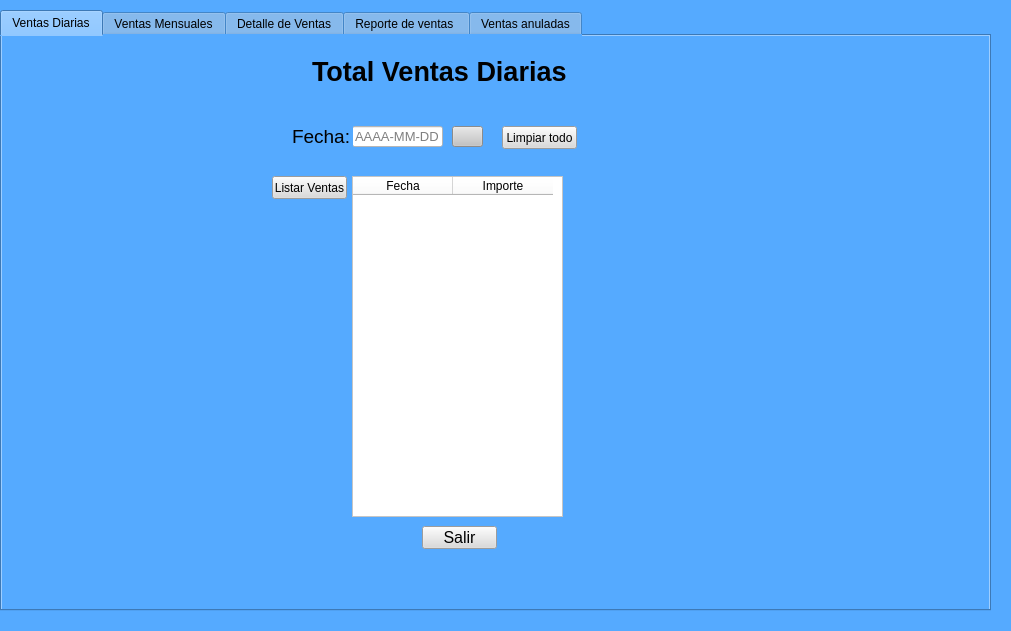
<?xml version="1.0" encoding="UTF-8"?>
<ui version="4.0">
 <class>informeDeVentas</class>
 <widget class="QWidget" name="informeDeVentas">
  <property name="geometry">
   <rect>
    <x>0</x>
    <y>0</y>
    <width>1011</width>
    <height>631</height>
   </rect>
  </property>
  <property name="windowTitle">
   <string>Informe de ventas</string>
  </property>
  <property name="styleSheet">
   <string notr="true">background-color: rgb(85, 170, 255);</string>
  </property>
  <widget class="QTabWidget" name="tabWidget">
   <property name="geometry">
    <rect>
     <x>0</x>
     <y>10</y>
     <width>991</width>
     <height>601</height>
    </rect>
   </property>
   <property name="currentIndex">
    <number>0</number>
   </property>
   <widget class="QWidget" name="tab">
    <attribute name="title">
     <string>Ventas Diarias</string>
    </attribute>
    <widget class="QTableWidget" name="tableWidget">
     <property name="enabled">
      <bool>true</bool>
     </property>
     <property name="geometry">
      <rect>
       <x>350</x>
       <y>140</y>
       <width>211</width>
       <height>341</height>
      </rect>
     </property>
     <property name="styleSheet">
      <string notr="true">background-color: rgb(255, 255, 255);</string>
     </property>
     <property name="sizeAdjustPolicy">
      <enum>QAbstractScrollArea::AdjustToContents</enum>
     </property>
     <column>
      <property name="text">
       <string>Fecha</string>
      </property>
     </column>
     <column>
      <property name="text">
       <string>Importe</string>
      </property>
     </column>
    </widget>
    <widget class="QPushButton" name="Btn_Volver">
     <property name="geometry">
      <rect>
       <x>420</x>
       <y>490</y>
       <width>75</width>
       <height>23</height>
      </rect>
     </property>
     <property name="font">
      <font>
       <pointsize>12</pointsize>
      </font>
     </property>
     <property name="styleSheet">
      <string notr="true">background-color: rgb(218, 218, 218);</string>
     </property>
     <property name="text">
      <string>Salir</string>
     </property>
    </widget>
    <widget class="QPushButton" name="Btn_Ver_Importes">
     <property name="geometry">
      <rect>
       <x>270</x>
       <y>140</y>
       <width>75</width>
       <height>23</height>
      </rect>
     </property>
     <property name="styleSheet">
      <string notr="true">background-color: rgb(218, 218, 218);</string>
     </property>
     <property name="text">
      <string>Listar Ventas</string>
     </property>
    </widget>
    <widget class="QLabel" name="label_4">
     <property name="geometry">
      <rect>
       <x>310</x>
       <y>10</y>
       <width>281</width>
       <height>51</height>
      </rect>
     </property>
     <property name="font">
      <font>
       <pointsize>20</pointsize>
       <weight>75</weight>
       <bold>true</bold>
      </font>
     </property>
     <property name="text">
      <string>Total Ventas Diarias</string>
     </property>
    </widget>
    <widget class="QLineEdit" name="input_fecha_diaria">
     <property name="geometry">
      <rect>
       <x>350</x>
       <y>90</y>
       <width>91</width>
       <height>21</height>
      </rect>
     </property>
     <property name="font">
      <font>
       <pointsize>10</pointsize>
      </font>
     </property>
     <property name="styleSheet">
      <string notr="true">background-color: rgb(255, 255, 255);</string>
     </property>
     <property name="maxLength">
      <number>10</number>
     </property>
     <property name="placeholderText">
      <string>AAAA-MM-DD</string>
     </property>
    </widget>
    <widget class="QPushButton" name="btn_fecha_diaria">
     <property name="geometry">
      <rect>
       <x>450</x>
       <y>90</y>
       <width>31</width>
       <height>21</height>
      </rect>
     </property>
     <property name="styleSheet">
      <string notr="true">background-color: rgb(195, 195, 195);
</string>
     </property>
     <property name="text">
      <string/>
     </property>
     <property name="icon">
      <iconset>
       <normaloff>../Imagenes/vector-find-icon.jpg</normaloff>../Imagenes/vector-find-icon.jpg</iconset>
     </property>
    </widget>
    <widget class="QLabel" name="label_10">
     <property name="geometry">
      <rect>
       <x>290</x>
       <y>90</y>
       <width>61</width>
       <height>21</height>
      </rect>
     </property>
     <property name="font">
      <font>
       <pointsize>14</pointsize>
      </font>
     </property>
     <property name="text">
      <string>Fecha:</string>
     </property>
    </widget>
    <widget class="QPushButton" name="Btn_limpiar1">
     <property name="geometry">
      <rect>
       <x>500</x>
       <y>90</y>
       <width>75</width>
       <height>23</height>
      </rect>
     </property>
     <property name="styleSheet">
      <string notr="true">background-color: rgb(218, 218, 218);</string>
     </property>
     <property name="text">
      <string>Limpiar todo</string>
     </property>
    </widget>
   </widget>
   <widget class="QWidget" name="tab_2">
    <attribute name="title">
     <string>Ventas Mensuales</string>
    </attribute>
    <widget class="QTableWidget" name="tableWidget_2">
     <property name="enabled">
      <bool>true</bool>
     </property>
     <property name="geometry">
      <rect>
       <x>340</x>
       <y>100</y>
       <width>221</width>
       <height>361</height>
      </rect>
     </property>
     <property name="styleSheet">
      <string notr="true">background-color: rgb(255, 255, 255);</string>
     </property>
     <property name="sizeAdjustPolicy">
      <enum>QAbstractScrollArea::AdjustToContents</enum>
     </property>
     <column>
      <property name="text">
       <string>Mes</string>
      </property>
     </column>
     <column>
      <property name="text">
       <string>Importe</string>
      </property>
     </column>
    </widget>
    <widget class="QPushButton" name="Btn_volver2">
     <property name="geometry">
      <rect>
       <x>410</x>
       <y>470</y>
       <width>75</width>
       <height>23</height>
      </rect>
     </property>
     <property name="font">
      <font>
       <pointsize>12</pointsize>
      </font>
     </property>
     <property name="styleSheet">
      <string notr="true">background-color: rgb(218, 218, 218);</string>
     </property>
     <property name="text">
      <string>Salir</string>
     </property>
    </widget>
    <widget class="QPushButton" name="Btn_ventas_mensuales">
     <property name="geometry">
      <rect>
       <x>260</x>
       <y>100</y>
       <width>75</width>
       <height>23</height>
      </rect>
     </property>
     <property name="styleSheet">
      <string notr="true">background-color: rgb(218, 218, 218);</string>
     </property>
     <property name="text">
      <string>Listar Ventas</string>
     </property>
    </widget>
    <widget class="QLabel" name="label_5">
     <property name="geometry">
      <rect>
       <x>290</x>
       <y>10</y>
       <width>341</width>
       <height>51</height>
      </rect>
     </property>
     <property name="font">
      <font>
       <pointsize>20</pointsize>
       <weight>75</weight>
       <bold>true</bold>
      </font>
     </property>
     <property name="text">
      <string>Total ventas mensuales</string>
     </property>
    </widget>
    <widget class="QPushButton" name="Btn_limpiar2">
     <property name="geometry">
      <rect>
       <x>570</x>
       <y>100</y>
       <width>75</width>
       <height>23</height>
      </rect>
     </property>
     <property name="styleSheet">
      <string notr="true">background-color: rgb(218, 218, 218);</string>
     </property>
     <property name="text">
      <string>Limpiar todo</string>
     </property>
    </widget>
   </widget>
   <widget class="QWidget" name="tab_3">
    <attribute name="title">
     <string>Detalle de Ventas</string>
    </attribute>
    <widget class="QTableWidget" name="tableWidget_3">
     <property name="enabled">
      <bool>true</bool>
     </property>
     <property name="geometry">
      <rect>
       <x>40</x>
       <y>200</y>
       <width>861</width>
       <height>291</height>
      </rect>
     </property>
     <property name="styleSheet">
      <string notr="true">background-color: rgb(255, 255, 255);</string>
     </property>
     <property name="sizeAdjustPolicy">
      <enum>QAbstractScrollArea::AdjustToContents</enum>
     </property>
     <column>
      <property name="text">
       <string>Fecha</string>
      </property>
     </column>
     <column>
      <property name="text">
       <string>Nro Comprobante</string>
      </property>
     </column>
     <column>
      <property name="text">
       <string>CodCliente</string>
      </property>
     </column>
     <column>
      <property name="text">
       <string>CodProducto</string>
      </property>
     </column>
     <column>
      <property name="text">
       <string>Cantidad</string>
      </property>
     </column>
     <column>
      <property name="text">
       <string>Producto</string>
      </property>
     </column>
     <column>
      <property name="text">
       <string>Precio Unitario</string>
      </property>
     </column>
     <column>
      <property name="text">
       <string>Subtotal</string>
      </property>
     </column>
    </widget>
    <widget class="QLineEdit" name="search_nroFactura">
     <property name="geometry">
      <rect>
       <x>472</x>
       <y>100</y>
       <width>91</width>
       <height>21</height>
      </rect>
     </property>
     <property name="font">
      <font>
       <pointsize>10</pointsize>
      </font>
     </property>
     <property name="styleSheet">
      <string notr="true">background-color: rgb(255, 255, 255);</string>
     </property>
     <property name="maxLength">
      <number>5</number>
     </property>
    </widget>
    <widget class="QPushButton" name="Boton_Buscar_nroFactura">
     <property name="geometry">
      <rect>
       <x>570</x>
       <y>100</y>
       <width>31</width>
       <height>21</height>
      </rect>
     </property>
     <property name="styleSheet">
      <string notr="true">background-color: rgb(195, 195, 195);
</string>
     </property>
     <property name="text">
      <string/>
     </property>
     <property name="icon">
      <iconset>
       <normaloff>../Imagenes/vector-find-icon.jpg</normaloff>../Imagenes/vector-find-icon.jpg</iconset>
     </property>
    </widget>
    <widget class="QLabel" name="label_3">
     <property name="geometry">
      <rect>
       <x>280</x>
       <y>100</y>
       <width>191</width>
       <height>21</height>
      </rect>
     </property>
     <property name="font">
      <font>
       <pointsize>14</pointsize>
      </font>
     </property>
     <property name="text">
      <string> Nro de Comprobante</string>
     </property>
    </widget>
    <widget class="QPushButton" name="Btn_volver3">
     <property name="geometry">
      <rect>
       <x>420</x>
       <y>510</y>
       <width>75</width>
       <height>23</height>
      </rect>
     </property>
     <property name="font">
      <font>
       <pointsize>12</pointsize>
      </font>
     </property>
     <property name="styleSheet">
      <string notr="true">background-color: rgb(218, 218, 218);</string>
     </property>
     <property name="text">
      <string>Salir</string>
     </property>
    </widget>
    <widget class="QPushButton" name="Btn_listar">
     <property name="geometry">
      <rect>
       <x>40</x>
       <y>170</y>
       <width>75</width>
       <height>23</height>
      </rect>
     </property>
     <property name="styleSheet">
      <string notr="true">background-color: rgb(218, 218, 218);</string>
     </property>
     <property name="text">
      <string>Listar Ventas</string>
     </property>
    </widget>
    <widget class="QLabel" name="label_6">
     <property name="geometry">
      <rect>
       <x>310</x>
       <y>10</y>
       <width>271</width>
       <height>41</height>
      </rect>
     </property>
     <property name="font">
      <font>
       <pointsize>20</pointsize>
       <weight>75</weight>
       <bold>true</bold>
      </font>
     </property>
     <property name="text">
      <string>Detalle de ventas</string>
     </property>
    </widget>
    <widget class="QPushButton" name="btn_buscar_fecha1">
     <property name="geometry">
      <rect>
       <x>220</x>
       <y>100</y>
       <width>31</width>
       <height>21</height>
      </rect>
     </property>
     <property name="styleSheet">
      <string notr="true">background-color: rgb(195, 195, 195);
</string>
     </property>
     <property name="text">
      <string/>
     </property>
     <property name="icon">
      <iconset>
       <normaloff>../Imagenes/vector-find-icon.jpg</normaloff>../Imagenes/vector-find-icon.jpg</iconset>
     </property>
    </widget>
    <widget class="QLabel" name="label_9">
     <property name="geometry">
      <rect>
       <x>60</x>
       <y>100</y>
       <width>61</width>
       <height>21</height>
      </rect>
     </property>
     <property name="font">
      <font>
       <pointsize>14</pointsize>
      </font>
     </property>
     <property name="text">
      <string>Fecha:</string>
     </property>
    </widget>
    <widget class="QLineEdit" name="input_fecha">
     <property name="geometry">
      <rect>
       <x>120</x>
       <y>100</y>
       <width>91</width>
       <height>21</height>
      </rect>
     </property>
     <property name="font">
      <font>
       <pointsize>10</pointsize>
      </font>
     </property>
     <property name="styleSheet">
      <string notr="true">background-color: rgb(255, 255, 255);</string>
     </property>
     <property name="maxLength">
      <number>10</number>
     </property>
     <property name="placeholderText">
      <string>AAAA-MM-DD</string>
     </property>
    </widget>
    <widget class="QComboBox" name="comboBox_pago">
     <property name="geometry">
      <rect>
       <x>760</x>
       <y>100</y>
       <width>141</width>
       <height>22</height>
      </rect>
     </property>
     <property name="styleSheet">
      <string notr="true">background-color: rgb(227, 227, 227);</string>
     </property>
     <item>
      <property name="text">
       <string>Todos</string>
      </property>
     </item>
     <item>
      <property name="text">
       <string>Efectivo</string>
      </property>
     </item>
     <item>
      <property name="text">
       <string>Tarjeta de Débito</string>
      </property>
     </item>
     <item>
      <property name="text">
       <string>Tarjeta de Credito</string>
      </property>
     </item>
     <item>
      <property name="text">
       <string>Transferencia Bancaria</string>
      </property>
     </item>
     <item>
      <property name="text">
       <string>Pago QR</string>
      </property>
     </item>
     <item>
      <property name="text">
       <string>Cheque</string>
      </property>
     </item>
    </widget>
    <widget class="QLabel" name="label_11">
     <property name="geometry">
      <rect>
       <x>630</x>
       <y>100</y>
       <width>131</width>
       <height>21</height>
      </rect>
     </property>
     <property name="font">
      <font>
       <pointsize>14</pointsize>
      </font>
     </property>
     <property name="text">
      <string>Condición Pago</string>
     </property>
    </widget>
    <widget class="QPushButton" name="Btn_limpiar3">
     <property name="geometry">
      <rect>
       <x>220</x>
       <y>170</y>
       <width>75</width>
       <height>23</height>
      </rect>
     </property>
     <property name="styleSheet">
      <string notr="true">background-color: rgb(218, 218, 218);</string>
     </property>
     <property name="text">
      <string>Limpiar todo</string>
     </property>
    </widget>
   </widget>
   <widget class="QWidget" name="tab_4">
    <attribute name="title">
     <string>Reporte de ventas </string>
    </attribute>
    <widget class="QLabel" name="label_7">
     <property name="geometry">
      <rect>
       <x>290</x>
       <y>10</y>
       <width>251</width>
       <height>41</height>
      </rect>
     </property>
     <property name="font">
      <font>
       <pointsize>20</pointsize>
       <weight>75</weight>
       <bold>true</bold>
      </font>
     </property>
     <property name="text">
      <string>Reporte de ventas</string>
     </property>
    </widget>
    <widget class="QTableWidget" name="tableWidget_4">
     <property name="enabled">
      <bool>true</bool>
     </property>
     <property name="geometry">
      <rect>
       <x>160</x>
       <y>200</y>
       <width>431</width>
       <height>291</height>
      </rect>
     </property>
     <property name="styleSheet">
      <string notr="true">background-color: rgb(255, 255, 255);</string>
     </property>
     <property name="sizeAdjustPolicy">
      <enum>QAbstractScrollArea::AdjustToContents</enum>
     </property>
     <column>
      <property name="text">
       <string>Fecha</string>
      </property>
     </column>
     <column>
      <property name="text">
       <string>Nro Comprobante</string>
      </property>
     </column>
     <column>
      <property name="text">
       <string>Total</string>
      </property>
     </column>
     <column>
      <property name="text">
       <string>Vendedor</string>
      </property>
     </column>
    </widget>
    <widget class="QPushButton" name="Btn_listar_2">
     <property name="geometry">
      <rect>
       <x>70</x>
       <y>200</y>
       <width>75</width>
       <height>23</height>
      </rect>
     </property>
     <property name="styleSheet">
      <string notr="true">background-color: rgb(218, 218, 218);</string>
     </property>
     <property name="text">
      <string>Listar Ventas</string>
     </property>
    </widget>
    <widget class="QPushButton" name="Btn_volver_4">
     <property name="geometry">
      <rect>
       <x>340</x>
       <y>510</y>
       <width>75</width>
       <height>23</height>
      </rect>
     </property>
     <property name="font">
      <font>
       <pointsize>12</pointsize>
      </font>
     </property>
     <property name="styleSheet">
      <string notr="true">background-color: rgb(218, 218, 218);</string>
     </property>
     <property name="text">
      <string>Salir</string>
     </property>
    </widget>
    <widget class="QPushButton" name="btn_imprimir">
     <property name="geometry">
      <rect>
       <x>60</x>
       <y>300</y>
       <width>91</width>
       <height>23</height>
      </rect>
     </property>
     <property name="styleSheet">
      <string notr="true">background-color: rgb(218, 218, 218);</string>
     </property>
     <property name="text">
      <string>Imprimir Reporte</string>
     </property>
    </widget>
    <widget class="QLineEdit" name="search_fecha">
     <property name="geometry">
      <rect>
       <x>230</x>
       <y>100</y>
       <width>91</width>
       <height>21</height>
      </rect>
     </property>
     <property name="font">
      <font>
       <pointsize>10</pointsize>
      </font>
     </property>
     <property name="styleSheet">
      <string notr="true">background-color: rgb(255, 255, 255);</string>
     </property>
     <property name="maxLength">
      <number>10</number>
     </property>
     <property name="placeholderText">
      <string>AAAA-MM-DD</string>
     </property>
    </widget>
    <widget class="QLabel" name="label_8">
     <property name="geometry">
      <rect>
       <x>160</x>
       <y>100</y>
       <width>61</width>
       <height>21</height>
      </rect>
     </property>
     <property name="font">
      <font>
       <pointsize>14</pointsize>
      </font>
     </property>
     <property name="text">
      <string>Fecha:</string>
     </property>
    </widget>
    <widget class="QPushButton" name="btn_buscarFecha">
     <property name="geometry">
      <rect>
       <x>330</x>
       <y>100</y>
       <width>31</width>
       <height>21</height>
      </rect>
     </property>
     <property name="styleSheet">
      <string notr="true">background-color: rgb(195, 195, 195);
</string>
     </property>
     <property name="text">
      <string/>
     </property>
     <property name="icon">
      <iconset>
       <normaloff>../Imagenes/vector-find-icon.jpg</normaloff>../Imagenes/vector-find-icon.jpg</iconset>
     </property>
    </widget>
    <widget class="QLabel" name="label_12">
     <property name="geometry">
      <rect>
       <x>160</x>
       <y>150</y>
       <width>131</width>
       <height>21</height>
      </rect>
     </property>
     <property name="font">
      <font>
       <pointsize>14</pointsize>
      </font>
     </property>
     <property name="text">
      <string>Condición Pago</string>
     </property>
    </widget>
    <widget class="QComboBox" name="comboBox_pago_2">
     <property name="geometry">
      <rect>
       <x>290</x>
       <y>150</y>
       <width>141</width>
       <height>22</height>
      </rect>
     </property>
     <property name="styleSheet">
      <string notr="true">background-color: rgb(227, 227, 227);</string>
     </property>
     <item>
      <property name="text">
       <string>Todos</string>
      </property>
     </item>
     <item>
      <property name="text">
       <string>Efectivo</string>
      </property>
     </item>
     <item>
      <property name="text">
       <string>Tarjeta de Débito</string>
      </property>
     </item>
     <item>
      <property name="text">
       <string>Tarjeta de Credito</string>
      </property>
     </item>
     <item>
      <property name="text">
       <string>Transferencia Bancaria</string>
      </property>
     </item>
     <item>
      <property name="text">
       <string>Pago QR</string>
      </property>
     </item>
     <item>
      <property name="text">
       <string>Cheque</string>
      </property>
     </item>
    </widget>
    <widget class="QPushButton" name="btn_anularVenta">
     <property name="geometry">
      <rect>
       <x>710</x>
       <y>370</y>
       <width>91</width>
       <height>23</height>
      </rect>
     </property>
     <property name="styleSheet">
      <string notr="true">background-color: rgb(218, 218, 218);
color: rgb(255, 255, 255);
background-color: rgb(255, 0, 0);</string>
     </property>
     <property name="text">
      <string>Anular Venta</string>
     </property>
    </widget>
    <widget class="QTextEdit" name="input_motivo">
     <property name="geometry">
      <rect>
       <x>610</x>
       <y>200</y>
       <width>300</width>
       <height>150</height>
      </rect>
     </property>
     <property name="maximumSize">
      <size>
       <width>300</width>
       <height>150</height>
      </size>
     </property>
     <property name="styleSheet">
      <string notr="true">background-color: rgb(255, 255, 255);</string>
     </property>
     <property name="placeholderText">
      <string>Escriba aquí el motivo de anulación de venta</string>
     </property>
    </widget>
    <widget class="QLabel" name="label_2">
     <property name="geometry">
      <rect>
       <x>610</x>
       <y>170</y>
       <width>251</width>
       <height>21</height>
      </rect>
     </property>
     <property name="styleSheet">
      <string notr="true">font: 14pt &quot;MS Shell Dlg 2&quot;;</string>
     </property>
     <property name="text">
      <string>Motivo de anulación de venta</string>
     </property>
    </widget>
    <widget class="QPushButton" name="Btn_limpiar4">
     <property name="geometry">
      <rect>
       <x>380</x>
       <y>100</y>
       <width>75</width>
       <height>23</height>
      </rect>
     </property>
     <property name="styleSheet">
      <string notr="true">background-color: rgb(218, 218, 218);</string>
     </property>
     <property name="text">
      <string>Limpiar todo</string>
     </property>
    </widget>
   </widget>
   <widget class="QWidget" name="tab_5">
    <attribute name="title">
     <string>Ventas anuladas</string>
    </attribute>
    <widget class="QPushButton" name="Btn_volver_5">
     <property name="geometry">
      <rect>
       <x>430</x>
       <y>530</y>
       <width>75</width>
       <height>23</height>
      </rect>
     </property>
     <property name="styleSheet">
      <string notr="true">background-color: rgb(218, 218, 218);
font: 12pt &quot;MS Shell Dlg 2&quot;;</string>
     </property>
     <property name="text">
      <string>Salir</string>
     </property>
    </widget>
    <widget class="QLabel" name="label_15">
     <property name="geometry">
      <rect>
       <x>330</x>
       <y>10</y>
       <width>251</width>
       <height>41</height>
      </rect>
     </property>
     <property name="font">
      <font>
       <pointsize>20</pointsize>
       <weight>75</weight>
       <bold>true</bold>
      </font>
     </property>
     <property name="text">
      <string>Ventas Anuladas</string>
     </property>
    </widget>
    <widget class="QTableWidget" name="tableWidget_5">
     <property name="enabled">
      <bool>true</bool>
     </property>
     <property name="geometry">
      <rect>
       <x>150</x>
       <y>150</y>
       <width>631</width>
       <height>171</height>
      </rect>
     </property>
     <property name="styleSheet">
      <string notr="true">background-color: rgb(255, 255, 255);</string>
     </property>
     <property name="sizeAdjustPolicy">
      <enum>QAbstractScrollArea::AdjustToContents</enum>
     </property>
     <column>
      <property name="text">
       <string>Fecha</string>
      </property>
     </column>
     <column>
      <property name="text">
       <string>Nro Comprobante</string>
      </property>
     </column>
     <column>
      <property name="text">
       <string>Total</string>
      </property>
     </column>
     <column>
      <property name="text">
       <string>codCliente</string>
      </property>
     </column>
     <column>
      <property name="text">
       <string>Vendedor</string>
      </property>
     </column>
     <column>
      <property name="text">
       <string>Anuló</string>
      </property>
     </column>
    </widget>
    <widget class="QPushButton" name="Btn_listar_3">
     <property name="geometry">
      <rect>
       <x>70</x>
       <y>150</y>
       <width>75</width>
       <height>23</height>
      </rect>
     </property>
     <property name="styleSheet">
      <string notr="true">background-color: rgb(218, 218, 218);</string>
     </property>
     <property name="text">
      <string>Listar Ventas</string>
     </property>
    </widget>
    <widget class="QLabel" name="label">
     <property name="geometry">
      <rect>
       <x>590</x>
       <y>340</y>
       <width>81</width>
       <height>31</height>
      </rect>
     </property>
     <property name="styleSheet">
      <string notr="true">font: 18pt &quot;MS Shell Dlg 2&quot;;</string>
     </property>
     <property name="text">
      <string>Motivo</string>
     </property>
    </widget>
    <widget class="QPushButton" name="btn_buscarComprobante">
     <property name="geometry">
      <rect>
       <x>400</x>
       <y>80</y>
       <width>31</width>
       <height>21</height>
      </rect>
     </property>
     <property name="styleSheet">
      <string notr="true">background-color: rgb(195, 195, 195);
</string>
     </property>
     <property name="text">
      <string/>
     </property>
     <property name="icon">
      <iconset>
       <normaloff>../Imagenes/vector-find-icon.jpg</normaloff>../Imagenes/vector-find-icon.jpg</iconset>
     </property>
    </widget>
    <widget class="QLineEdit" name="search_comprobante">
     <property name="geometry">
      <rect>
       <x>310</x>
       <y>80</y>
       <width>81</width>
       <height>21</height>
      </rect>
     </property>
     <property name="font">
      <font>
       <pointsize>10</pointsize>
      </font>
     </property>
     <property name="styleSheet">
      <string notr="true">background-color: rgb(255, 255, 255);</string>
     </property>
     <property name="maxLength">
      <number>5</number>
     </property>
     <property name="placeholderText">
      <string/>
     </property>
    </widget>
    <widget class="QLabel" name="label_14">
     <property name="geometry">
      <rect>
       <x>150</x>
       <y>80</y>
       <width>151</width>
       <height>21</height>
      </rect>
     </property>
     <property name="font">
      <font>
       <pointsize>14</pointsize>
      </font>
     </property>
     <property name="text">
      <string>Nro Comprobante</string>
     </property>
    </widget>
    <widget class="QTextEdit" name="motivo_anulacion">
     <property name="geometry">
      <rect>
       <x>590</x>
       <y>370</y>
       <width>191</width>
       <height>141</height>
      </rect>
     </property>
     <property name="maximumSize">
      <size>
       <width>300</width>
       <height>150</height>
      </size>
     </property>
     <property name="styleSheet">
      <string notr="true">background-color: rgb(255, 255, 255);</string>
     </property>
    </widget>
    <widget class="QPushButton" name="btn_verMotivo">
     <property name="geometry">
      <rect>
       <x>60</x>
       <y>370</y>
       <width>81</width>
       <height>23</height>
      </rect>
     </property>
     <property name="styleSheet">
      <string notr="true">background-color: rgb(218, 218, 218);</string>
     </property>
     <property name="text">
      <string>Mostrar Detalle</string>
     </property>
    </widget>
    <widget class="QTableWidget" name="tableWidget_6">
     <property name="enabled">
      <bool>true</bool>
     </property>
     <property name="geometry">
      <rect>
       <x>150</x>
       <y>370</y>
       <width>421</width>
       <height>141</height>
      </rect>
     </property>
     <property name="styleSheet">
      <string notr="true">background-color: rgb(255, 255, 255);</string>
     </property>
     <property name="sizeAdjustPolicy">
      <enum>QAbstractScrollArea::AdjustToContents</enum>
     </property>
     <column>
      <property name="text">
       <string>Producto</string>
      </property>
     </column>
     <column>
      <property name="text">
       <string>cantidad</string>
      </property>
     </column>
     <column>
      <property name="text">
       <string>Precio Unit</string>
      </property>
     </column>
     <column>
      <property name="text">
       <string>Subtotal</string>
      </property>
     </column>
    </widget>
    <widget class="QLabel" name="label_13">
     <property name="geometry">
      <rect>
       <x>310</x>
       <y>340</y>
       <width>91</width>
       <height>31</height>
      </rect>
     </property>
     <property name="styleSheet">
      <string notr="true">font: 18pt &quot;MS Shell Dlg 2&quot;;</string>
     </property>
     <property name="text">
      <string>Detalle</string>
     </property>
    </widget>
    <widget class="QPushButton" name="Btn_limpiar5">
     <property name="geometry">
      <rect>
       <x>450</x>
       <y>80</y>
       <width>75</width>
       <height>23</height>
      </rect>
     </property>
     <property name="styleSheet">
      <string notr="true">background-color: rgb(218, 218, 218);</string>
     </property>
     <property name="text">
      <string>Limpiar todo</string>
     </property>
    </widget>
   </widget>
  </widget>
 </widget>
 <resources/>
 <connections/>
</ui>
